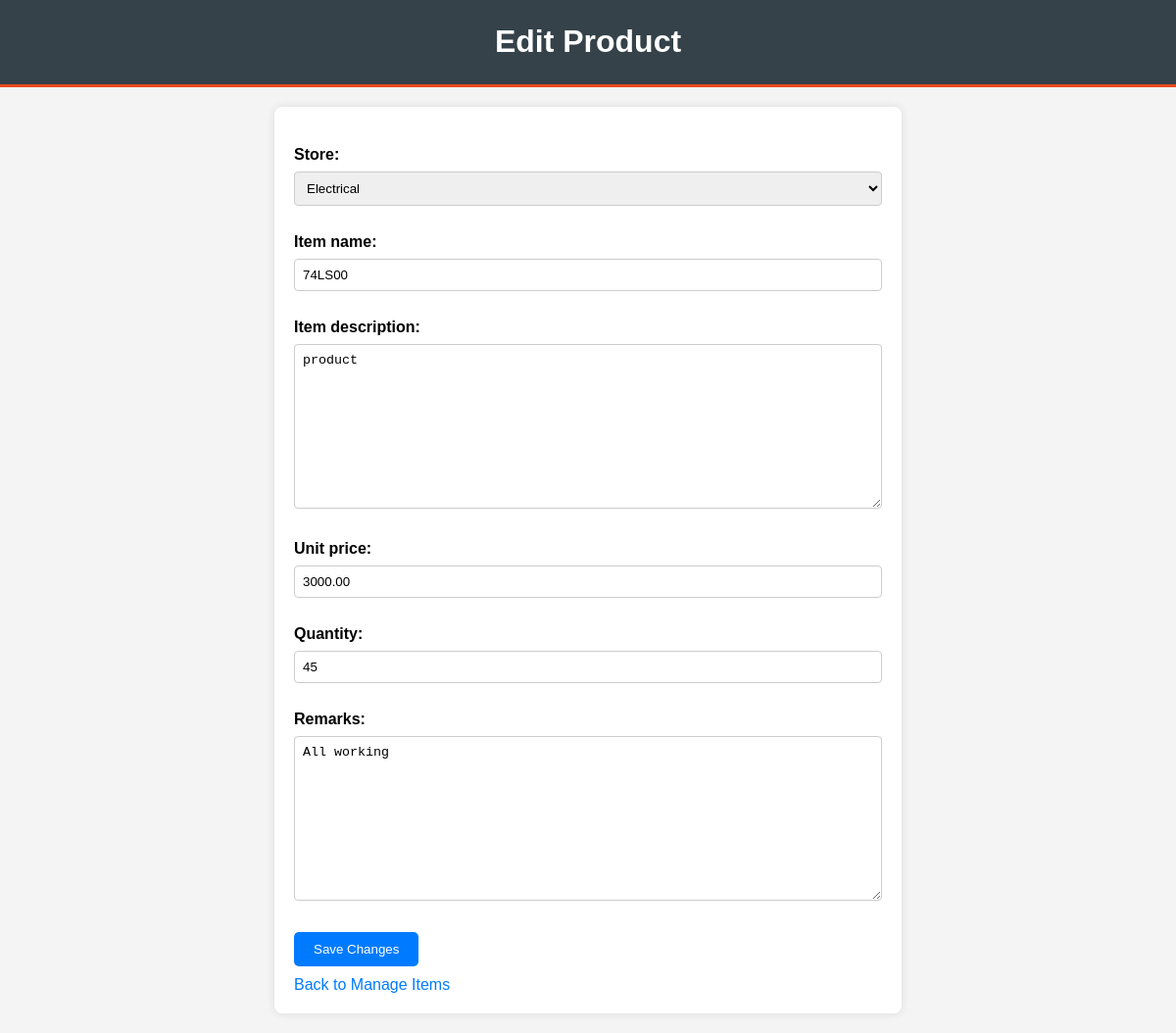
Before: /dashboard/edit_product/1/ (signed in) with the older database file.
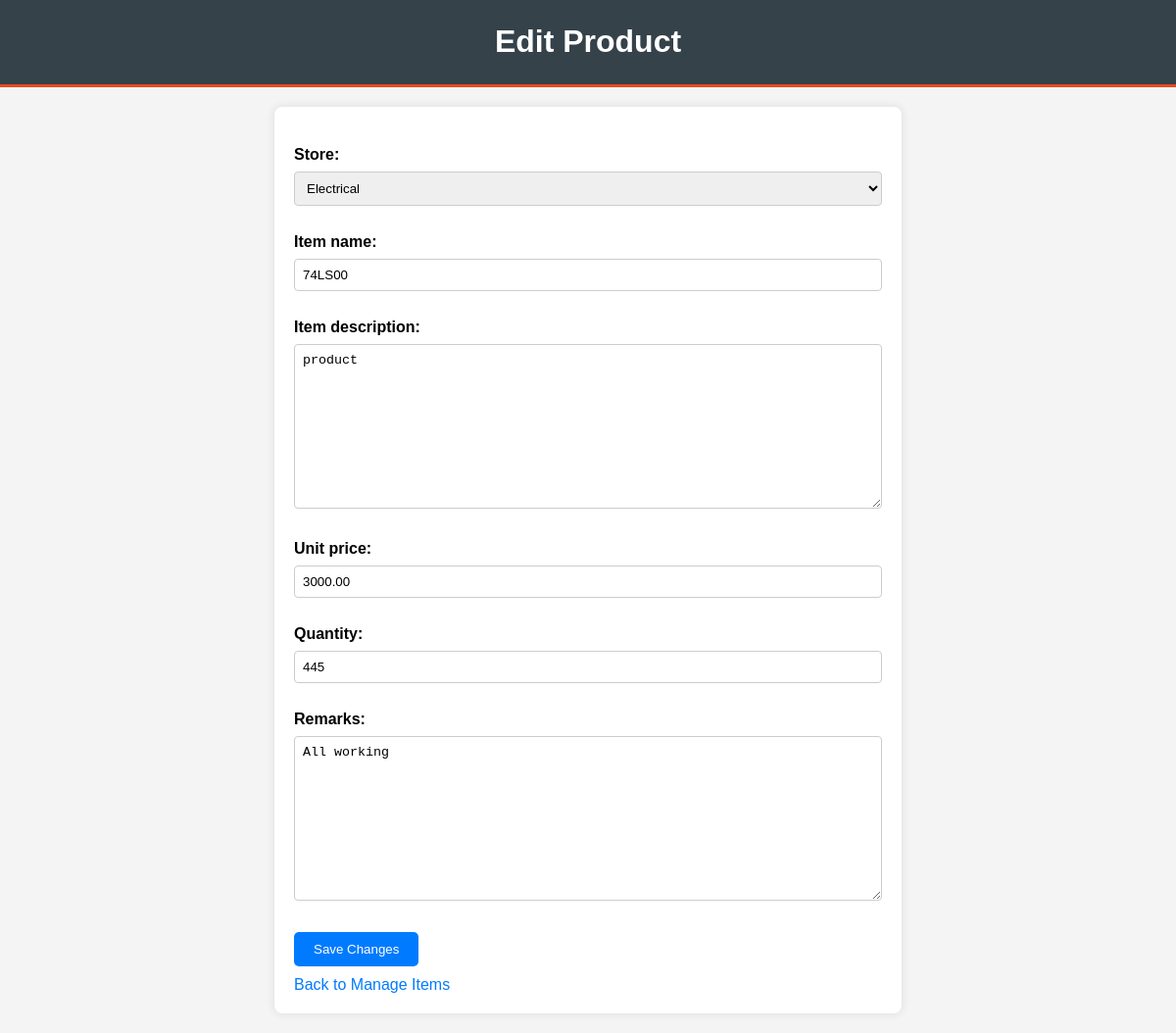
After: the same page with the newer database file.
### dashboard/models.py (models this page shows, shortened)
class Product(models.Model):
    store = models.ForeignKey(Store, on_delete=models.CASCADE, related_name='products')
    item_name = models.CharField(max_length=255)
    item_description = models.TextField()
    unit_price = models.DecimalField(max_digits=10, decimal_places=2)
    quantity = models.PositiveIntegerField()
    total_price = models.DecimalField(max_digits=10, decimal_places=2, editable=False)
    remarks = models.TextField(blank=True, null=True)
    date = models.DateField(auto_now_add=True)

### dashboard/views.py (the view)
# urls.py: path('edit_product/<int:product_id>/', views.edit_product_view, name='edit_product'),
@login_required
def edit_product_view(request, product_id):
    product = get_object_or_404(Product, id=product_id)
    if request.method == 'POST':
        form = ProductForm(request.POST, instance=product)
        if form.is_valid():
            form.save()
            return redirect('manage_items')
    else:
        form = ProductForm(instance=product)
    return render(request, 'edit_product.html', {'form': form})

### dashboard/forms.py
class ProductForm(forms.ModelForm):
    class Meta:
        model = Product
        fields = ['store', 'item_name', 'item_description', 'unit_price', 'quantity', 'remarks']

### dashboard/models.py (called while the page is built)
    def __str__(self):
        return self.name

### dashboard/templates/edit_product.html (shortened to what this page needs)
<!DOCTYPE html>
<html lang="en">
<head>
</head>
<body>
    <header>
        <h1>Edit Product</h1>
    </header>
    <div class="container">
        <form method="post">
            {{ form.as_p }}
            <button type="submit">Save Changes</button>
        </form>
        <a href="{% url 'manage_items' %}">Back to Manage Items</a>
    </div>
</body>
</html>

Changed rows visible on the page:
changed Product "Electrical": quantity "45" → "445"
